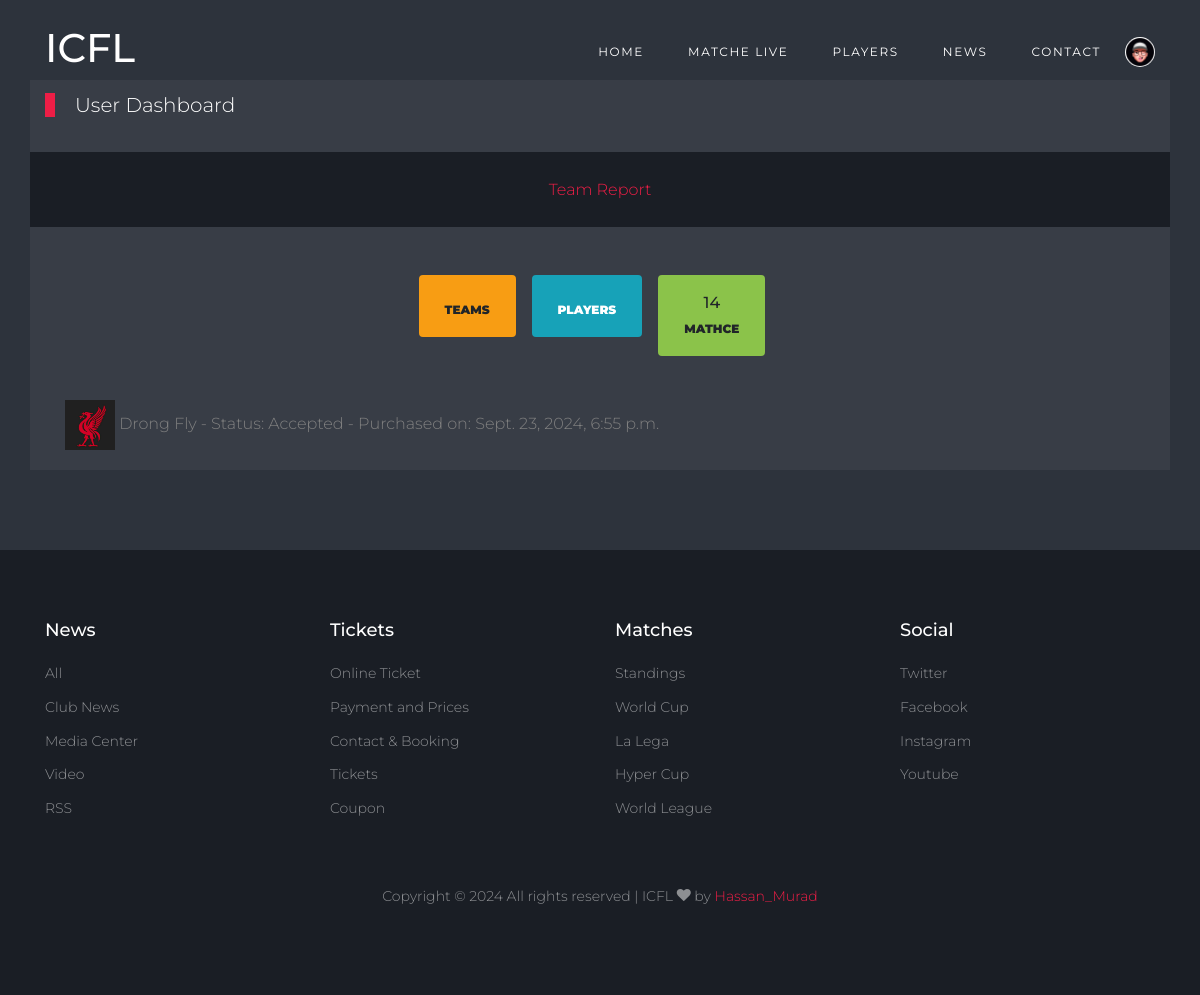
The page /league/dashboard/ (signed in) on the database its author committed.
### Login/models.py (models this page shows)
class Profile(models.Model):
    user = models.OneToOneField(User,on_delete=models.CASCADE, related_name="users")
    pro_pic = models.ImageField(upload_to='profile_pics')

### FootBall/models.py (models this page shows, shortened)
class TeamPurchase(models.Model):
    teamname= models.ForeignKey(Team, on_delete=models.CASCADE, related_name='buy_team')
    buyer = models.ForeignKey(User, on_delete=models.CASCADE, related_name='user')
    purchase_date = models.DateTimeField(auto_now_add=True)
    status = models.CharField(choices=TEAM_STATUS, max_length=255, default='Panding')

class Team(models.Model):
    team_name = models.CharField(max_length=30, verbose_name="team name")
    team_logo = models.ImageField(upload_to="team_logo", verbose_name="Team Logo")
    coach_name = models.CharField(max_length=20, verbose_name="Coach Name")
    batch_name = models.CharField(choices=BATCH_CHOICES, max_length=20)
    phone = models.CharField(max_length=20, verbose_name="Phone Number")
    email = models.EmailField(max_length=50, verbose_name="Team Email")
    price = models.DecimalField(max_digits=10, decimal_places=2)

### FootBall/views.py (the view)
# urls.py: path('dashboard/', views.user_dashboard, name='user_dashboard'),
@login_required
def user_dashboard(request):
    purchases = TeamPurchase.objects.filter(buyer=request.user, status='Accepted')
    match_counts = {}
    for purchase in purchases:
        team = purchase.teamname
        match_count = Match.objects.filter(Q(left_team=team) | Q(right_team=team)).count()
        match_counts[team.id] = match_count
    return render(request, 'FootBall/user_dashboard.html', {'purchases': purchases,'match_counts':match_count})

### templates/FootBall/user_dashboard.html (shortened to what this page needs)
{% extends 'bases.html' %}
{% load static %}
{% load custom_tags %}
{% block main-content %}
<div class="site-section bg-light">
    <div class="container bg-light ">
        <div class="row">
            <div class="col-12 title-section mt-2">
                <a href="" class="heading">User Dashboard</a>
            </div>
            <div class="navbar col-md-12  d-flex justify-content-center mb-4 bg-dark ">
                <a href="{% url 'FootBall:team_report_user' %}" class="m-3 "> <span>Team Report</span> </a>
            </div>
            <div class="container-fluid ">
                <div class="clearfix d-flex m-3 p-2 justify-content-center ">
                    <div class=" ">
                        <a href="{% url 'FootBall:purchased_team_info' %}" class="btn btn-warning py-3 px-4 mr-3">
                            <h3>{{totalteam}}</h3> Teams
                        </a>
                    </div>
                    <div class=" ">
                        <a href="{% url 'FootBall:player_team_info' %}" class="btn btn-info py-3 px-4 mr-3">
                            <h3>{{totalplayer}} </h3> Players
                        </a>
                    </div>
                    {% if purchases %}
                    <div class=" ">
                        <a href="{% url 'FootBall:team_matche_info' %}" class="btn btn-success py-3 px-4 mr-3">
                            {% for purchase in purchases %}
                            <h6>{{match_counts}} </h6> Mathce
                            {% endfor %}
                        </a>
                    </div>
                    {% endif %}
                </div>
                <div class="row clearfix">
                    <div class="col-lg-12  ">
                        <div class="">
                            <div class="card-body">
                                <div>
                                    {% for purchase in purchases %}
                                    <div>
                                        <img src="{{ purchase.teamname.team_logo.url }}"
                                            alt="{{ purchase.teamname.team_name }} Logo" width="50" height="50">
                                        {{ purchase.teamname.team_name }} - Status: {{ purchase.status }} - Purchased
                                        on: {{ purchase.purchase_date }}
                                    </div>
                                    {% endfor %}
                                </div>
                            </div>
                        </div>
                    </div>
                </div>
            </div>
        </div>
    </div>
</div>
{% endblock main-content %}

### templates/bases.html (shortened to what this page needs)
<!DOCTYPE html>
{% load static %}
<html lang="en">
<head>
  <link rel="stylesheet" href="{% static 'fonts/icomoon/style.css' %}">
  <link rel="stylesheet" href="{% static 'css/bootstrap/bootstrap.css' %}">
  <link rel="stylesheet" href="{% static 'css/jquery-ui.css' %}">
  <link rel="stylesheet" href="{% static 'css/owl.carousel.min.css' %}">
  <link rel="stylesheet" href="{% static 'css/owl.theme.default.min.css' %}">
  <link rel="stylesheet" href="{% static 'css/owl.theme.default.min.css' %}">
  <link rel="stylesheet" href="{% static 'css/jquery.fancybox.min.css' %}">
  <link rel="stylesheet" href="{% static 'css/bootstrap-datepicker.css' %}">
  <link rel="stylesheet" href="{% static 'fonts/flaticon/font/flaticon.css' %}">
  <link rel="stylesheet" href="{% static 'css/aos.css' %}">
  <link rel="stylesheet" href="{% static 'css/style.css' %} ">
  <link rel="stylesheet" href="{% static 'css/mystyle.css' %} ">
<link href="https://cdn.jsdelivr.net/gh/gitbrent/bootstrap4-toggle@3.6.1/css/bootstrap4-toggle.min.css" rel="stylesheet">
</head>
<body>
  <div class="site-wrap">
    <header class="site-navbar py-4" role="banner">
      <div class="container">
        <div class="d-flex align-items-center">
          <div class="site-logo">
            <a href="{% url 'FootBall:home' %}">
              <h1>ICFL</h1>
            </a>
          </div>
          <div class="ml-auto">
            <nav class="site-navigation position-relative text-right" role="navigation">
              <ul class=" navbar-nav site-menu main-menu js-clone-nav mr-auto d-none d-lg-block">
                <li class="nav-item"><a href="{% url 'FootBall:home' %}" class="nav-link">Home</a></li>
                <li class="nav-item"><a href="{% url 'FootBall:live_matches'  %}" class="nav-link">Matche Live</a></li>
                <li class="nav-item"><a href="{% url 'FootBall:players' %}" class="nav-link">Players</a></li>
                <li class="nav-item"><a href="{% url 'FootBall:blogs' %}" class="nav-link">News</a></li>
                <li class="nav-item"><a href="{% url 'FootBall:contact' %}" class="nav-link">Contact</a></li>
                  <li class="dropdowns">
                    {% if user.users %}
                   <img src="/media/{{user.users.pro_pic}}" class="rounded-circle"  height="30px" width="30px"> </a>
                    {% else %}
                     <img src="{% static 'Images/logo.2.png' %}"class="rounded-circle" height="30px" width="30px"> </a>
                    {% endif %}
                  </div>
          </div>
        </div>
      </div>
    {% block main-content %}
   {% endblock main-content %}
    <footer class="footer-section">
      <div class="container">
        <div class="row">
          <div class="col-lg-3">
            <div class="widget mb-3">
              <h3>News</h3>
              <ul class="list-unstyled links">
                <li><a href="#">All</a></li>
                <li><a href="#">Club News</a></li>
                <li><a href="#">Media Center</a></li>
                <li><a href="#">Video</a></li>
                <li><a href="#">RSS</a></li>
              </ul>
            </div>
          </div>
          <div class="col-lg-3">
            <div class="widget mb-3">
              <h3>Tickets</h3>
              <ul class="list-unstyled links">
                <li><a href="#">Online Ticket</a></li>
                <li><a href="#">Payment and Prices</a></li>
                <li><a href="#">Contact &amp; Booking</a></li>
                <li><a href="#">Tickets</a></li>
                <li><a href="#">Coupon</a></li>
              </ul>
            </div>
          </div>
          <div class="col-lg-3">
            <div class="widget mb-3">
              <h3>Matches</h3>
              <ul class="list-unstyled links">
                <li><a href="#">Standings</a></li>
                <li><a href="#">World Cup</a></li>
                <li><a href="#">La Lega</a></li>
                <li><a href="#">Hyper Cup</a></li>
                <li><a href="#">World League</a></li>
              </ul>
            </div>
          </div>
          <div class="col-lg-3">
            <div class="widget mb-3">
              <h3>Social</h3>
              <ul class="list-unstyled links">
                <li><a href="#">Twitter</a></li>
                <li><a href="#">Facebook</a></li>
                <li><a href="#">Instagram</a></li>
                <li><a href="#">Youtube</a></li>
              </ul>
            </div>
          </div>
        </div>
        <div class="row text-center">
          <div class="col-md-12">
            <div class=" pt-5">
              <p>
                Copyright &copy;
                 All rights reserved | ICFL  <i class="icon-heart"
                  aria-hidden="true"></i> by <a href="" class="" target="_blank">Hassan_Murad</a>
              </p>
            </div>
          </div>
        </div>
      </div>
    </footer>
</body>
</html>

### static/css/style.css (style rules this page uses)
body { line-height: 1.7; color: gray; font-weight: 300; background-color: #222831; font-size: 16px; }
a { -webkit-transition: .3s all ease; -o-transition: .3s all ease; transition: .3s all ease; }
h1, h2, h3, h4, h5, .h1, .h2, .h3, .h4, .h5 { font-family: "Montserrat", -apple-system, BlinkMacSystemFont, "Segoe UI", Roboto, "Helvetica Neue", Arial, sans-serif, "Apple Color Emoji", "Segoe UI Emoji", "Segoe UI Symbol", "Noto Color Emoji"; color: #fff; }
.site-wrap:before { display: none; -webkit-transition: .3s all ease-in-out; -o-transition: .3s all ease-in-out; transition: .3s all ease-in-out; background: rgba(0, 0, 0, 0.6); content: ""; position: absolute; z-index: 2000; top: 0; left: 0; right: 0; bottom: 0; opacity: 0; visibility: hidden; }
.btn { text-transform: uppercase; font-size: 12px; font-weight: 900; border-width: 2px; }
.site-section { padding: 2.5em 0; }
@media (min-width: 768px) { .site-section { padding: 5em 0; } }
.site-logo { position: relative; font-weight: 900; font-size: 1.3rem; }
.site-logo a { color: #fff; }
.site-navbar { margin-bottom: 0px; z-index: 1999; position: absolute; width: 100%; }
.site-navbar .site-navigation .site-menu { margin-bottom: 0; }
.site-navbar .site-navigation .site-menu a { text-decoration: none !important; display: inline-block; }
.site-navbar .site-navigation .site-menu > li { display: inline-block; }
.site-navbar .site-navigation .site-menu > li > a { padding: 5px 20px; color: #fff; font-size: 12px; letter-spacing: .1rem; text-transform: uppercase; font-weight: 400; display: inline-block; text-decoration: none !important; }
.site-mobile-menu .site-nav-wrap { padding: 0; margin: 0; list-style: none; position: relative; }
.site-mobile-menu .site-nav-wrap a { padding: 10px 20px; display: block; position: relative; color: #212529; }
.site-mobile-menu .site-nav-wrap li { position: relative; display: block; }
.site-mobile-menu .site-nav-wrap > li { display: block; position: relative; float: left; width: 100%; }
.site-mobile-menu .site-nav-wrap > li > a { padding-left: 20px; font-size: 20px; }
.title-section { margin-bottom: 30px; }
.title-section .heading { color: #fff; font-size: 20px; position: relative; padding-left: 30px; }
.title-section .heading:before { position: absolute; content: ""; width: 10px; top: 0; left: 0; bottom: 0; background: #ee1e46; }
.footer-section { padding: 70px 0; font-size: 14px; color: rgba(255, 255, 255, 0.5); background: #1a1e25; }
.footer-section .widget h3 { color: #fff; font-size: 18px; margin-bottom: 20px; }
.footer-section .widget .links li { margin-bottom: 10px; }
.footer-section .widget .links li a { color: rgba(255, 255, 255, 0.5); }
.bg-light { background: rgba(255, 255, 255, 0.05) !important; }
.bg-dark { background: #1a1e25 !important; }

### static/css/mystyle.css (style rules this page uses)
.dropdowns { display:block; justify-content: center; cursor: pointer; }

### rows shown on the page
TeamPurchase: match_counts "14", teamname.team_logo (picture), teamname.team_name "Drong Fly", status "Accepted", purchase_date "Sept. 23, 2024, 6:55 p.m."
